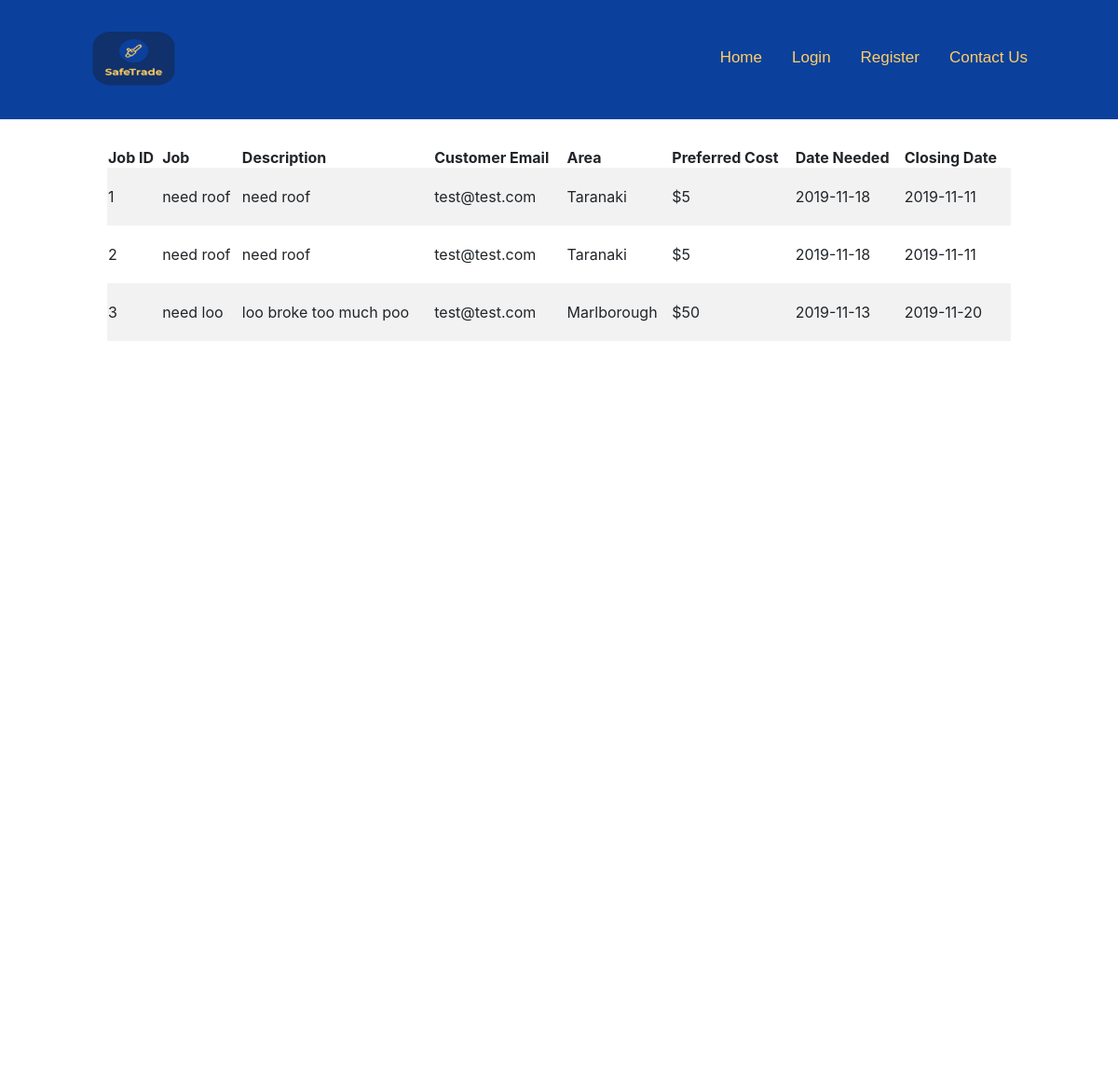
Before: /main.php with the older database file.
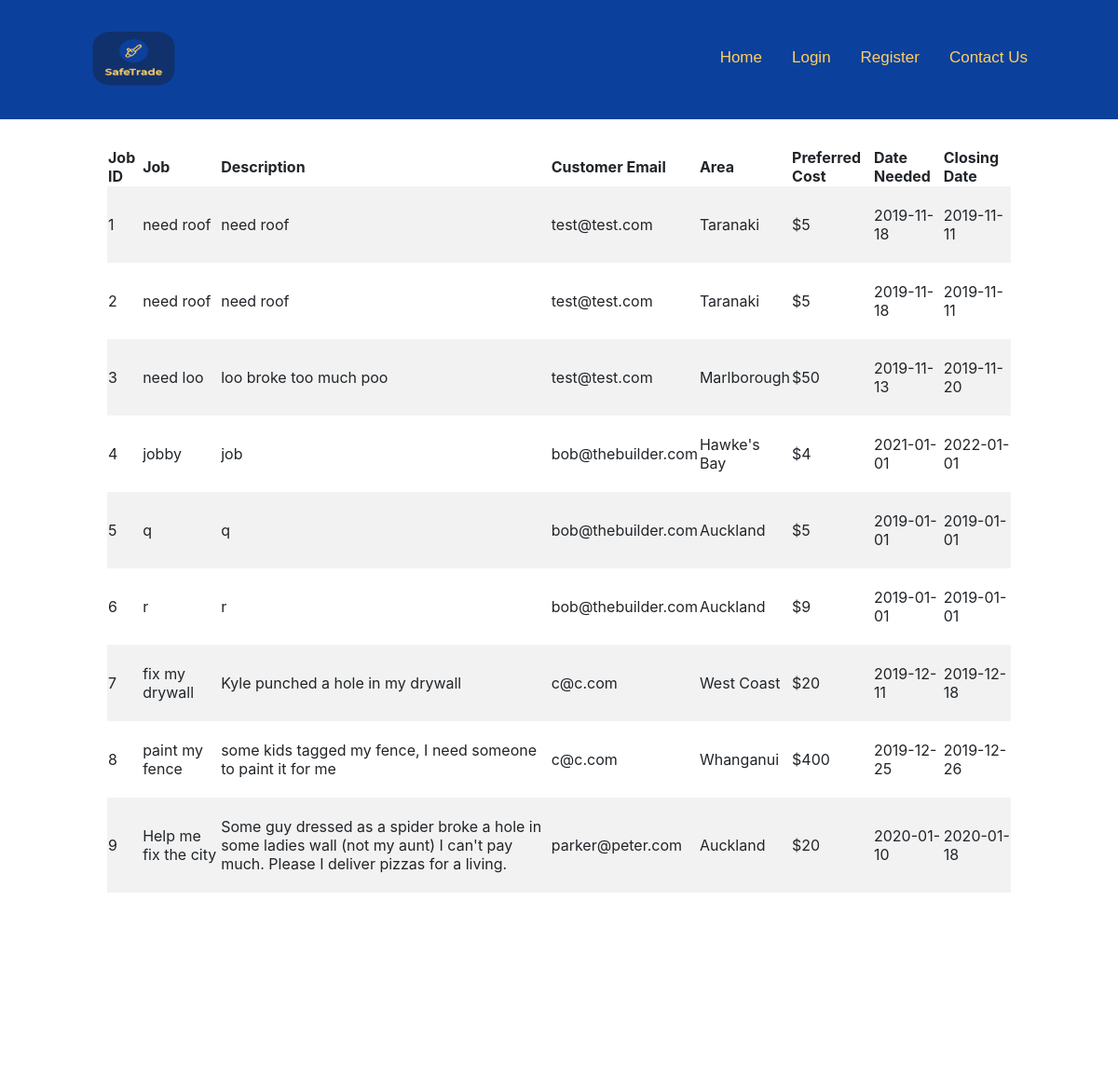
After: the same page with the newer database file.
### tables this page shows
CREATE TABLE `job` (
  `job_id` int(11) NOT NULL,
  `job_name` varchar(30) NOT NULL,
  `job_desc` varchar(255) NOT NULL,
  `cust_email` varchar(255) NOT NULL,
  `trade_name` varchar(30) NOT NULL,
  `area` varchar(30) NOT NULL,
  `preferred_cost` int(11) NOT NULL,
  `date_needed` date NOT NULL,
  `offer_end_date` date NOT NULL
);

### main.php (the view, shortened to what this page needs)
<?php include("header.php");
?>
<html>
<head>
<link rel="stylesheet" href="style.css">
</head>
<body>
<?php
echo "<div class=\"mainContent\">";
$sql_query = "SELECT job_id,job_name,job_desc,cust_email,trade_name,area,preferred_cost,date_needed,offer_end_date FROM job";
$results = $mysqli->query($sql_query);
if ($results != null) {
    Echo "<div>";
        echo "<table class=\"job_display\">";
        echo "<tr>";
        echo "<th>Job ID</th>";
        echo "<th>Job</th>";
        echo "<th>Description</th>";
        echo "<th>Customer Email</th>";
        echo "<th>Area</th>";
        echo "<th>Preferred Cost</th>";
        echo "<th>Date Needed</th>";
        echo "<th>Closing Date</th>";
        echo "</tr>";
    while($row = mysqli_fetch_assoc($results)) {
        echo "<tr onclick=\"location.href='detailView.php' ?var=\"job_id\"\" style=\"cursor:pointer\" method=\"POST\">";
        echo "<td>";
        echo "<br>" . $row["job_id"]. "<br><br>";
        echo "</td>";
        echo "<td>" . $row["job_name"]. "</td>";
        echo "<td>";
        echo "<br>" . $row["job_desc"]. "<br><br>";
        echo "</td>";
        echo "<td>";
        echo "<br>" . $row["cust_email"]. "<br><br>";
        echo "</td>";
        echo "<td>";
        echo "<br>" . $row["area"]. "<br><br>";
        echo "</td>";
        echo "<td>";
        echo "<br>$" . $row["preferred_cost"]. "<br><br>";
        echo "</td>";
        echo "<td>";
        echo "<br>" . $row["date_needed"]. "<br><br>";
        echo "</td>";
        echo "<td>";
        echo "<br>" . $row["offer_end_date"]. "<br><br>";
        echo "</td>";
        echo "</tr>";
    Echo "</div>";
    }
}
?>
</body>
</html>

### nav.php (shortened to what this page needs)
<div class ="topnav" id="navbarNav">
<div class ="mainbar" id="barMain">
<div class ="logo" id="logoHome">
<a href="main.php"><img src="Assets/logo.png" alt="Logo Home-Page link" height="100" width="125"></a>
</div>
<div class ="navbar" id="barNav">
<ul>
<li><a href="main.php">Home</a></li>
<?php
if(isset($_SESSION["loggedin"]) != true){
    echo "<li><a href=\"Login.php\">Login</a></li>";
}
?>
<?php
if(isset($_SESSION["loggedin"]) != true){
    echo "<li><a href=\"Register.php\">Register</a></li>";
}
?>
<li><a href="ContactUs.php">Contact Us</a></li>
</ul>
</div>
</div>
</div>

### header.php (shortened to what this page needs)
<?php
include("nav.php");
?>
<!doctype html>
<html lang="en">
<head>
<link rel="stylesheet" href="https://stackpath.bootstrapcdn.com/bootstrap/4.3.1/css/bootstrap.min.css">
<link rel="stylesheet" href="style.css">
<link rel="stylesheet" href="//code.jquery.com/ui/1.12.1/themes/base/jquery-ui.css">
  <link rel="stylesheet" href="/resources/demos/style.css">
</head>

### style.css (style rules this page uses)
* { box-sizing: border-box; }
.topnav { overflow: hidden; background-color: #0b409c; }
.mainbar { width: 1100px; margin: auto; padding: 0 15px; position: relative; }
body { background-color: #ffffff; }
.mainContent { margin: auto; width: 1000px; height: 1000px; padding: 15px; margin-top: 15px; border-radius: 5px; position: relative; background-color: white; }
.navbar { float: right; padding-top: 35px; }
.topnav li { display: inline; overflow: hidden; color: #ffce63; }
.topnav a { float: left; display: block; color: #ffce63; text-align: center; padding: 14px 16px; text-decoration: none; font-size: 17px; font-family: Arial, Helvetica, sans-serif; }
.job_display { border-collapse: collapse; padding: 15px; text-align: left; width: 100%; }
.job_display tr:nth-child(even) { background-color: #f2f2f2; }

Changed rows visible on the page:
added job: job_id "4", job_name "jobby", job_desc "job", cust_email "bob@thebuilder.com", area "Hawke's Bay", preferred_cost "4", date_needed "2021-01-01", offer_end_date "2022-01-01"
added job: job_id "5", job_name "q", job_desc "q", cust_email "bob@thebuilder.com", area "Auckland", preferred_cost "5", date_needed "2019-01-01", offer_end_date "2019-01-01"
added job: job_id "6", job_name "r", job_desc "r", cust_email "bob@thebuilder.com", area "Auckland", preferred_cost "9", date_needed "2019-01-01", offer_end_date "2019-01-01"
added job: job_id "7", job_name "fix my drywall", job_desc "Kyle punched a hole in my drywall", cust_email "c@c.com", area "West Coast", preferred_cost "20", date_needed "2019-12-11", offer_end_date "2019-12-18"
added job: job_id "8", job_name "paint my fence", job_desc "some kids tagged my fence, I need someone to paint it for me", cust_email "c@c.com", area "Whanganui", preferred_cost "400", date_needed "2019-12-25", offer_end_date "2019-12-26"
added job: job_id "9", job_name "Help me fix the city", job_desc "Some guy dressed as a spider broke a hole in some ladies wall (not my aunt) I can't pay much. Please I deliver pizzas for a living.", cust_email "parker@peter.com", area "Auckland", preferred_cost "20", date_needed "2020-01-10", offer_end_date "2020-01-18"
